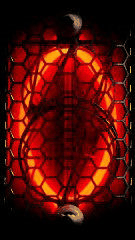
#> input picture data/10.bmp, 135 x 240 px, given in place of 0.jpg, which was not available
$ python convert_stock_face.py ../data out.png ../data/11.bmp
#> lines starting #> are read from the running program, lines starting #| are printed output that depends on the picture; pictures that were not available may be replaced by others from this repository, and a replacement may not be noted
#!/usr/bin/python3
"""Convert the stock EleksTube nixie face (assets/clockface_stock_nixie/0-9.jpg)
into the 8-bit palettized BMPs the firmware loads from LittleFS (data/10.bmp ... data/19.bmp).

Usage: uv run python tools/convert_stock_face.py [src_dir] [data_dir] [preview.png]
The optional preview shows originals (top row) above the converted images (bottom row).
"""

import sys
from PIL import Image

src = sys.argv[1] if len(sys.argv) > 1 else "assets/clockface_stock_nixie"
dst = sys.argv[2] if len(sys.argv) > 2 else "data"
preview = sys.argv[3] if len(sys.argv) > 3 else None

w, h = 135, 240
sheet = Image.new("RGB", (10 * w, 2 * h))
#> sheet: PIL image 1350x480 RGB; every value is 0
for n in range(10):
    im = Image.open(f"{src}/{n}.jpg").convert("RGB")
#> im is the input picture: PIL image 135x240 RGB; mean R, G, B 77.7, 13.1, 7.5
    assert im.size == (w, h), im.size
    q = im.quantize(colors=256, method=Image.Quantize.MEDIANCUT, dither=Image.Dither.FLOYDSTEINBERG)
    q.save(f"{dst}/1{n}.bmp")
    sheet.paste(im, (n * w, 0))
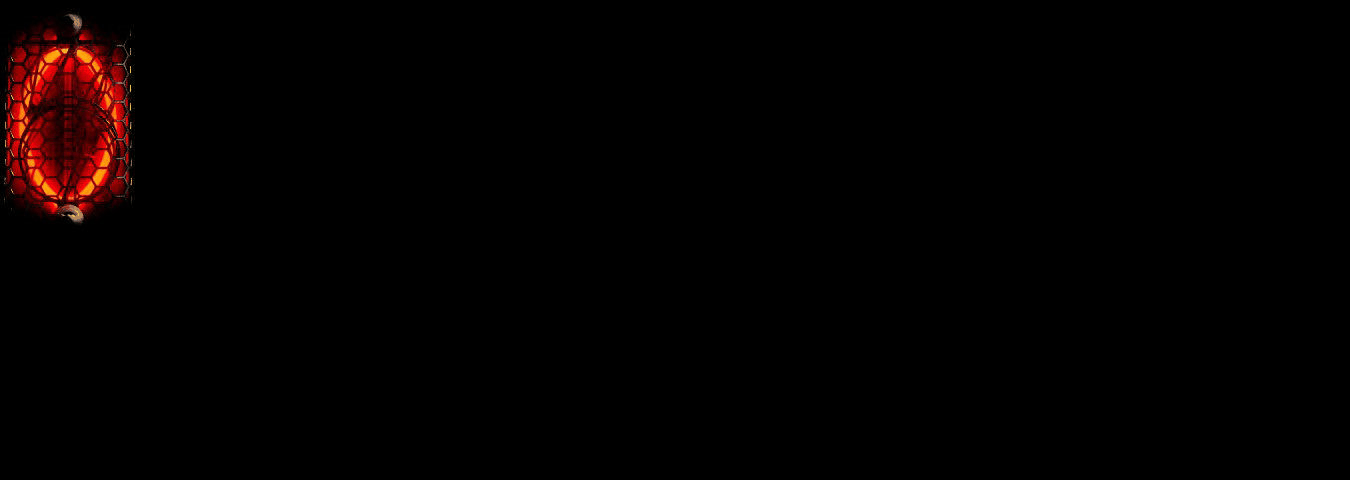
#> sheet: PIL image 1350x480 RGB; mean R, G, B 3.9, 0.7, 0.4
    sheet.paste(Image.open(f"{dst}/1{n}.bmp").convert("RGB"), (n * w, h))
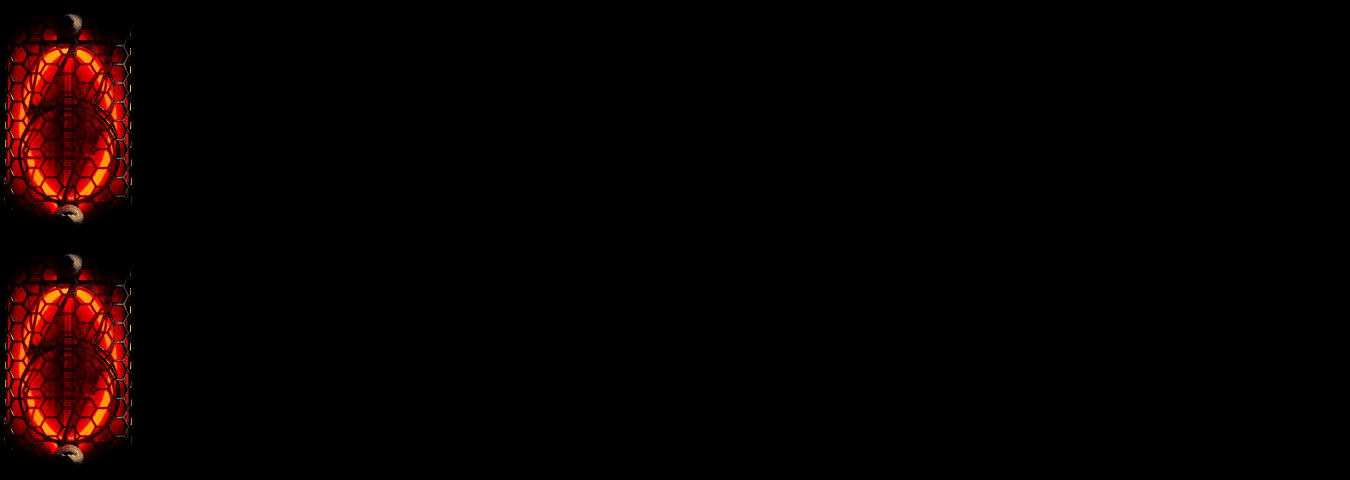
#> sheet: PIL image 1350x480 RGB; mean R, G, B 7.8, 1.3, 0.8
#> pass 2 of the loop `for n in range(10):`:
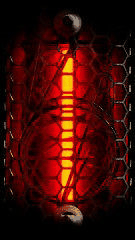
#> input picture data/11.bmp, 135 x 240 px, given in place of 1.jpg, which was not available
#> im is the input picture: PIL image 135x240 RGB; mean R, G, B 60.6, 11.7, 6.5
#> `sheet.paste(im, (n * w, 0))`:
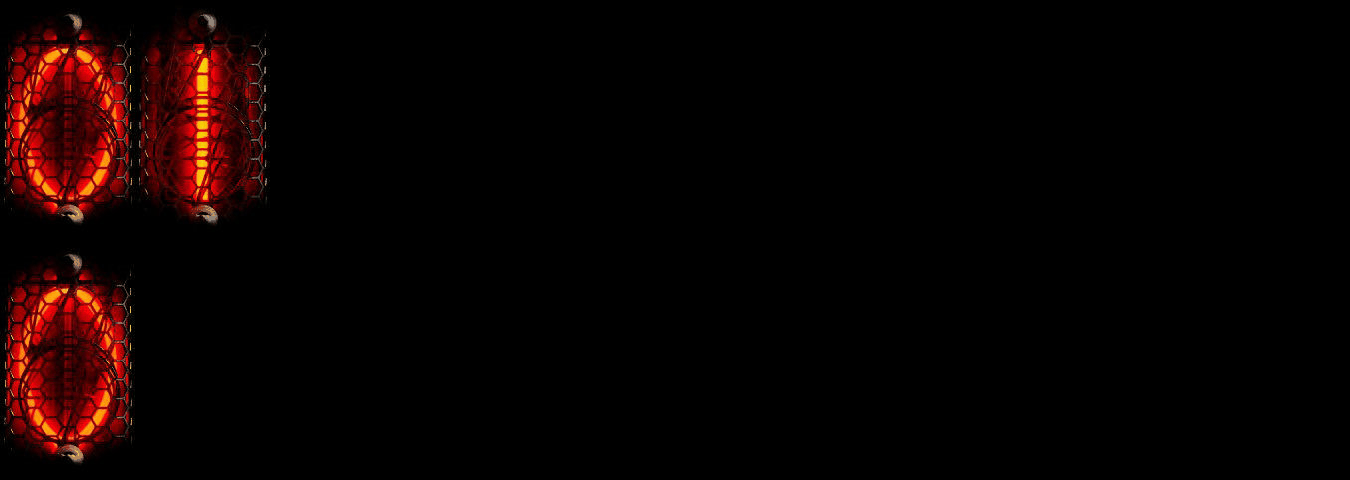
#> sheet: PIL image 1350x480 RGB; mean R, G, B 10.8, 1.9, 1.1
#> `sheet.paste(Image.open(f"{dst}/1{n}.bmp").convert("RGB"), (n * w, h))`:
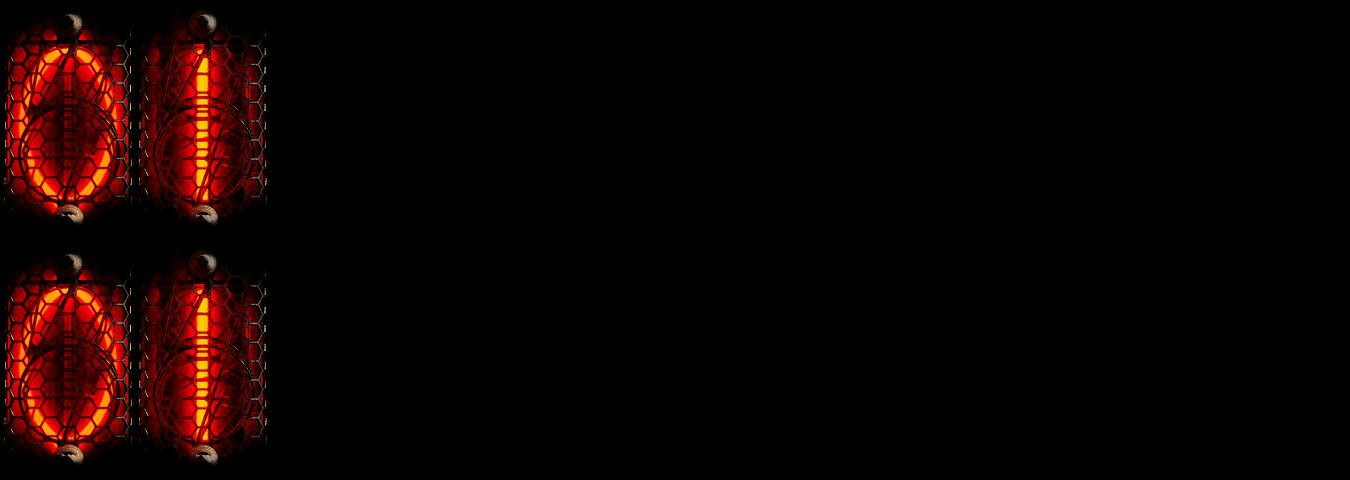
#> sheet: PIL image 1350x480 RGB; mean R, G, B 13.8, 2.5, 1.4
#> (the run stopped early here; a loop or call above may not have finished)
